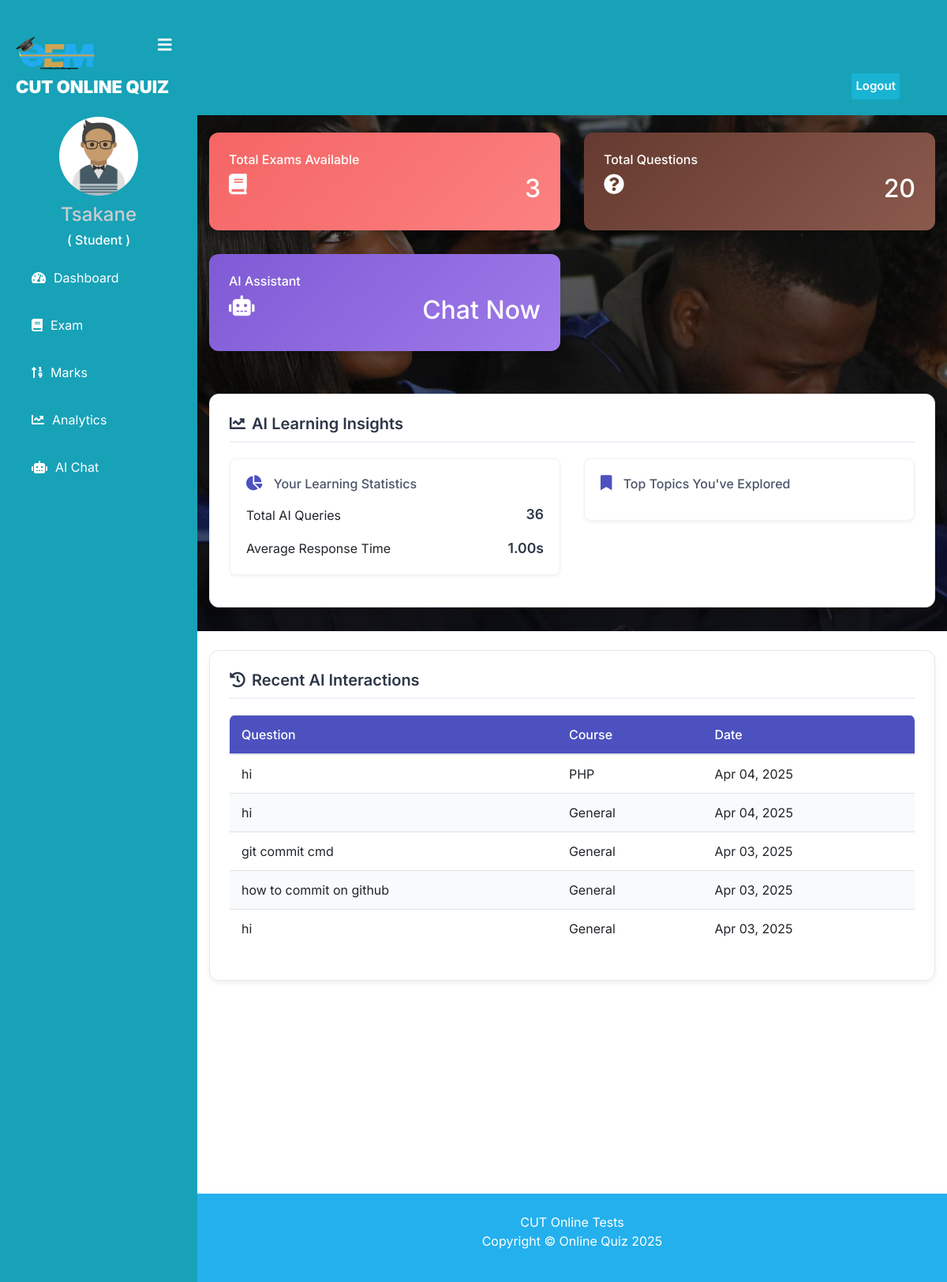
/student/student-dashboard (signed in), run on an earlier commit of the app's database.
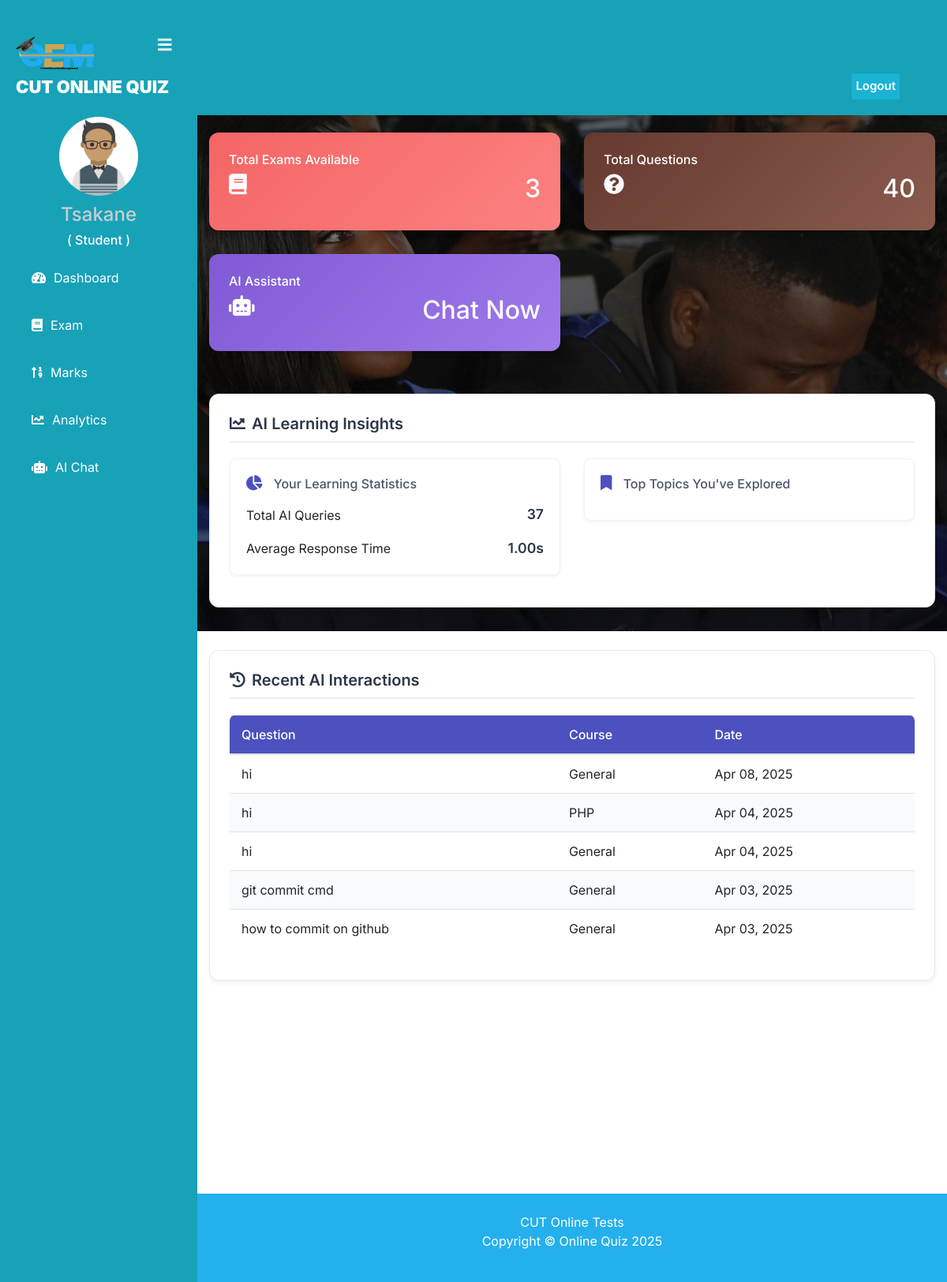
And on a later commit of the database.
### student/models.py (models this page shows, shortened)
class AIChatHistory(models.Model):
    student = models.ForeignKey(Student, on_delete=models.CASCADE)
    question = models.TextField()
    answer = models.TextField()
    timestamp = models.DateTimeField(default=timezone.now)
    course = models.ForeignKey('quiz.Course', on_delete=models.SET_NULL, null=True, blank=True)
    class Meta:
        ordering = ['-timestamp']

### quiz/models.py (models this page shows, shortened)
class Course(models.Model):
   course_name = models.CharField(max_length=50)
   question_number = models.PositiveIntegerField()
   total_marks = models.PositiveIntegerField()

### student/views.py (the view)
# urls.py: path('student-dashboard', views.student_dashboard_view, name='student-dashboard'),
@login_required(login_url='studentlogin')
@user_passes_test(is_student)
def student_dashboard_view(request):
    student = models.Student.objects.get(user_id=request.user.id)
    ai_insights = get_student_ai_insights(student)
    dict={
        'total_course':QMODEL.Course.objects.all().count(),
        'total_question':QMODEL.Question.objects.all().count(),
        'ai_insights': ai_insights,
        'courses': QMODEL.Course.objects.all(),
    }
    return render(request,'student/student_dashboard.html',context=dict)

### student/ai_utils.py (called while the page is built)
def get_student_ai_insights(student):
    try:
        analytics = AIUsageAnalytics.objects.filter(student=student).order_by('-date')[:7]
        recent_chats = AIChatHistory.objects.filter(student=student).order_by('-timestamp')[:5]
        insights = {
            'total_queries': sum(a.total_queries for a in analytics),
            'average_response_time': sum(a.average_response_time for a in analytics) / len(analytics) if analytics else 0,
            'top_topics': get_top_topics(student),
            'recent_chats': recent_chats
        }
        return insights
    except Exception as e:
        logger.error(f"Error getting AI insights for student {student.get_name}: {str(e)}")
        return {
            'total_queries': 0,
            'average_response_time': 0,
            'top_topics': [],
            'recent_chats': []
        }

def get_top_topics(student):
    try:
        analytics = AIUsageAnalytics.objects.filter(student=student).order_by('-date').first()
        if analytics and analytics.topics_covered:
            return analytics.topics_covered[:5]
    except Exception as e:
        logger.error(f"Error getting top topics: {str(e)}")
    return []

### templates/student/student_dashboard.html (shortened to what this page needs)
{% extends 'student/studentbase.html' %}
{% load widget_tweaks %}
{% block content %}
<head>
    <link href="http://netdna.bootstrapcdn.com/bootstrap/4.0.0-beta/css/bootstrap.min.css" rel="stylesheet">
    <link rel="stylesheet" href="https://maxcdn.bootstrapcdn.com/bootstrap/4.4.1/css/bootstrap.min.css">
    <link href="https://maxcdn.bootstrapcdn.com/font-awesome/4.3.0/css/font-awesome.min.css" rel="stylesheet">
</head>
<br><br>
<div class="container">
    <div class="row">
      <div class="col-md-4 col-xl-6">
        <div class="card bg-c-yellow order-card">
          <div class="card-block">
            <h6 class="m-b-20">Total Exams Available</h6>
            <h2 class="text-right"><i class="fas fa-book f-left"></i><span>{{total_course}}</span></h2>
          </div>
        </div>
      </div>
      <div class="col-md-4 col-xl-6">
        <div class="card bg-c-pink order-card">
          <div class="card-block">
            <h6 class="m-b-20">Total Questions</h6>
            <h2 class="text-right"><i class="fas fa-question-circle f-left"></i><span>{{total_question}}</span></h2>
          </div>
        </div>
      </div>
      <div class="col-md-4 col-xl-6">
        <div class="card bg-c-purple order-card">
          <div class="card-block">
            <h6 class="m-b-20">AI Assistant</h6>
            <h2 class="text-right">
              <i class="fas fa-robot f-left"></i>
              <a href="{% url 'ai_chat' %}" class="text-white">
                <span>Chat Now</span>
              </a>
            </h2>
          </div>
        </div>
      </div>
    </div>
    <div class="row mt-4">
      <div class="col-md-12">
        <div class="ai-insights-container">
          <h5><i class="fas fa-chart-line mr-2"></i>AI Learning Insights</h5>
          <div class="row">
            <div class="col-md-6">
              <div class="ai-stat-card">
                <h6><i class="fas fa-chart-pie"></i> Your Learning Statistics</h6>
                <div class="mt-3">
                  <div class="d-flex justify-content-between align-items-center mb-3">
                    <span>Total AI Queries</span>
                    <p class="mb-0">{{ ai_insights.total_queries }}</p>
                  </div>
                  <div class="d-flex justify-content-between align-items-center">
                    <span>Average Response Time</span>
                    <p class="mb-0">{{ ai_insights.average_response_time|floatformat:2 }}s</p>
                  </div>
                </div>
              </div>
            </div>
            <div class="col-md-6">
              <div class="ai-stat-card">
                <h6><i class="fas fa-bookmark"></i> Top Topics You've Explored</h6>
              </div>
            </div>
          </div>
        </div>
      </div>
    </div>
    {% if ai_insights.recent_chats %}
    <div class="row mt-4">
      <div class="col-md-12">
        <div class="ai-insights-container">
          <h5><i class="fas fa-history mr-2"></i>Recent AI Interactions</h5>
          <div class="table-responsive recent-chats-table">
            <table class="table table-hover">
              <thead>
                <tr>
                  <th>Question</th>
                  <th>Course</th>
                  <th>Date</th>
                </tr>
              </thead>
              <tbody>
                {% for chat in ai_insights.recent_chats %}
                <tr>
                  <td class="chat-preview">{{ chat.question|truncatechars:50 }}</td>
                  <td>{{ chat.course.course_name|default:"General" }}</td>
                  <td>{{ chat.timestamp|date:"M d, Y" }}</td>
                </tr>
                {% endfor %}
              </tbody>
            </table>
          </div>
        </div>
      </div>
    </div>
    {% endif %}
</div>
<br><br><br><br><br><br><br><br><br><br>
{% endblock content %}

What changed in the data, as far as the page shows it:
no longer on this page (row unchanged): AIChatHistory: question "hi", course.course_name "General", timestamp "Apr 03, 2025"
added AIChatHistory: question "hi", course.course_name "General", timestamp "Apr 08, 2025"
Also different on the page:
{{ total_question }}: "20" → "40"
{{ ai_insights.total_queries }}: "36" → "37"
